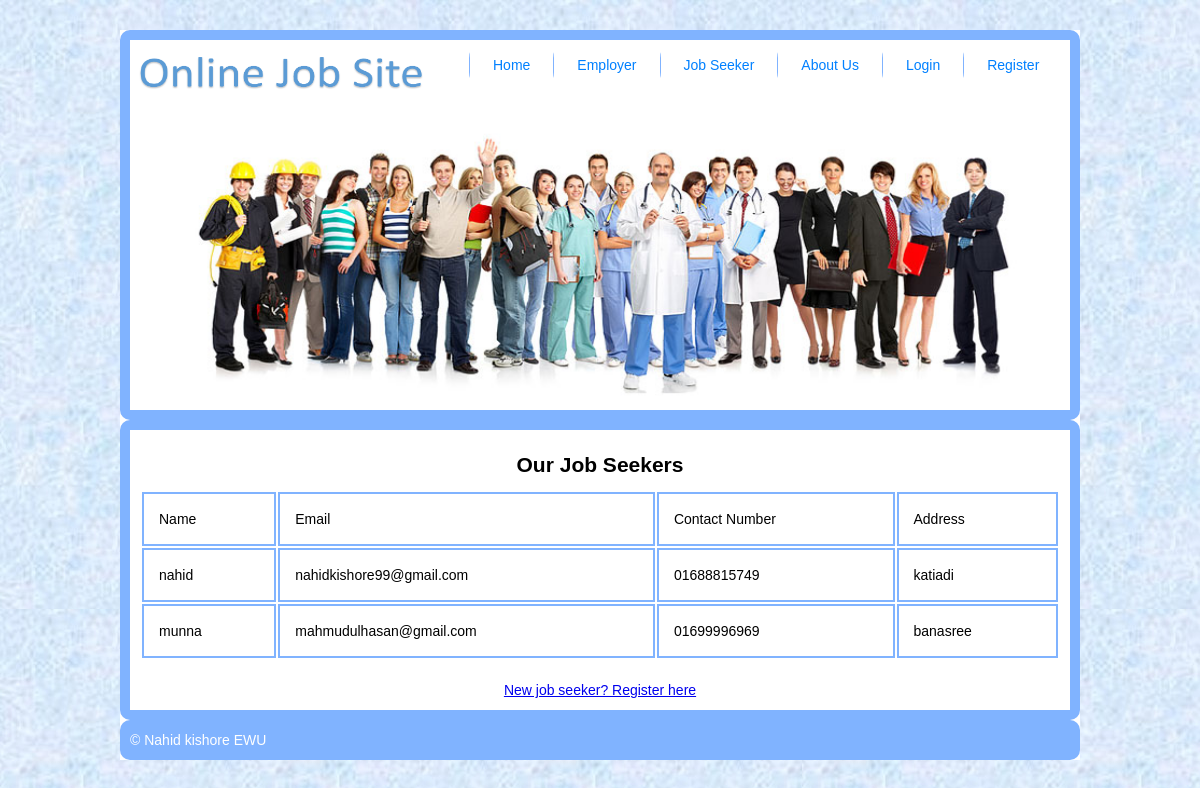
Screenshot of /JobSeeker.php with the database file from the repository.
### tables this page shows
CREATE TABLE `job_seeker` (
  `Name` varchar(100) NOT NULL,
  `Email` varchar(100) NOT NULL,
  `ContactNo` varchar(100) NOT NULL,
  `Username` varchar(100) NOT NULL,
  `Password` varchar(100) NOT NULL,
  `Address` varchar(100) NOT NULL,
  `Gender` varchar(100) NOT NULL,
  `Birthdate` varchar(200) NOT NULL
);

### JobSeeker.php (the view, shortened to what this page needs)
<!DOCTYPE html>
<?php
if(isset($_SESSION["Username"])){
	$userProfile=$_SESSION["Username"];
	$ut=$_SESSION["Usertype"];
	$flag=1;
}
else{
	$flag=0;
}
$conn = new mysqli("localhost", "root", "", "job");
$sql = "SELECT * FROM job_seeker";
$result = mysqli_query($conn, $sql);
?>
<html>
<head>
	<link rel="stylesheet" type="text/css" href="all.css">
</head>
<body>
<div class="main">
	<div class="header">
		<img src="images/logo.png" width="300" height="70">
		<ul>
			<li><a href="index.php">Home</a></li>
			<li><a href="Employer.php">Employer</a></li>
			<li><a href="JobSeeker.php">Job Seeker</a></li>
			<li><a href="AboutUs.php">About Us</a></li>
			<?php
			if($flag==1){
				if($ut==1){
					echo "<li><a href='JobSeekerProfile.php' style='background: #ffff99;border-radius:10px'>User: ".$userProfile."</a></li>";
				}
				elseif ($ut==2) {
					echo "<li><a href='EmployerProfile.php' style='background: #ffff99;border-radius:10px'>User: ".$userProfile."</a></li>";
				}
				else{
					echo "<li><a href='AdministratorProfile.php' style='background: #ffff99;border-radius:10px'>User: ".$userProfile."</a></li>";
				}
			}
			else{
				echo "
				<li><a href='login.php'>Login</a></li>
				<li><a href='register.php'>Register</a></li>
				";
			}
			?>
		</ul>
		<img id="pic" src="images/bigpicture.jpg" alt="" width="960" height="300" />
	</div>
	<div class="content">
		<center><h2>Our Job Seekers</h2></center>
		<table class="tt">
		<tr>
			<td>Name</td>
			<td>Email</td>
			<td>Contact Number</td>
			<td>Address</td>
		</tr>
		<?php
		if ($result->num_rows > 0) {
		    while($row = $result->fetch_assoc()) {
		    	$name=$row["Name"];
		    	$email=$row["Email"];
		    	$contact=$row["ContactNo"];
		    	$address=$row["Address"];
		    	echo "<tr><td>$name</td><td>$email</td><td>$contact</td><td>$address</td></tr>";
		    }
		} else {
		    echo "0 results";
		}
		?>
		</table><br>
		<center><a href="JobSeekerReg.php">New job seeker? Register here</a></center>
	</div>
	<div class="footer">&copy Nahid kishore EWU</div>
</div>
</body>
</html>

### all.css (style rules this page uses)
* { margin:0;padding:0 }
body { font-family:Arial;font-size:14px;line-height:20px;color:black;background:url(images/back.jpg); }
.main { width:960px;margin:30px auto;display:block;overflow:hidden;background: #fff; }
.header { overflow: hidden;border: 10px solid #80b3ff;border-radius: 10px }
.header img { float: left;border-right: 39px solid #fff }
.header ul { list-style:none }
.header ul li { float:left;border-left:1px solid #80b3ff;border-radius: 18px }
.header ul li a { display:block;background:#fff;color:#0080ff;padding:15px 23px;text-decoration:none }
.content { overflow: hidden;border: 10px solid #80b3ff;border-radius: 10px;padding: 10px; }
.content h2,h3,h4,p,input { padding: 15px }
.tt { width: 100%; }
.tt td { border:2px solid #80b3ff;padding: 15px; }
.footer { background:#80b3ff;color:#fff;padding:10px;border-radius: 10px }

### rows the page displays
job_seeker: Name "nahid", Email "nahidkishore99@gmail.com", ContactNo "01688815749", Address "katiadi"
job_seeker: Name "munna", Email "mahmudulhasan@gmail.com", ContactNo "01699996969", Address "banasree"
